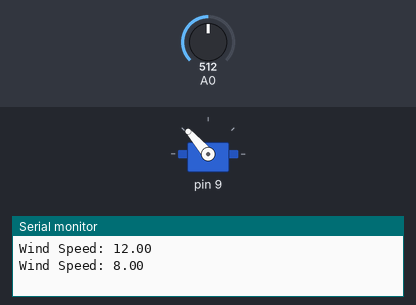
The sketch below on a simulated Arduino Mega 2560, built with avr-gcc and run on an emulated ATmega2560. Shown: servo, the last lines printed to the serial monitor. Inputs (shaded band) come from the test bench; at power-on: A0 = 512. Random numbers use the default seed unless the sketch sets one; no radio packets arrive unless stated.

Above: at 1.8 s.
1.9 s: A0 set to 716
At 3.3 s:
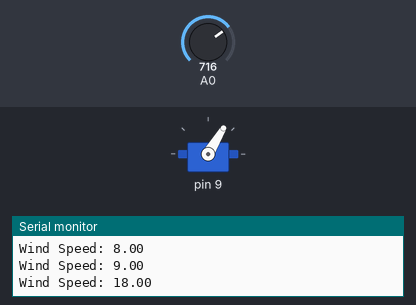
3.6 s: A0 set to 900
At 4.7 s:
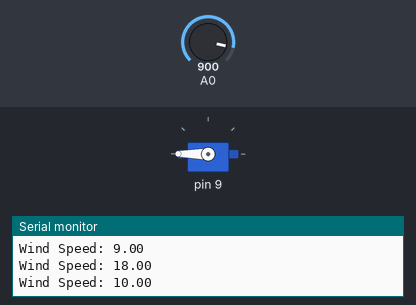
Timing chart, 0 to 6.6 s (numbered marks = the images above; inputs shaded):
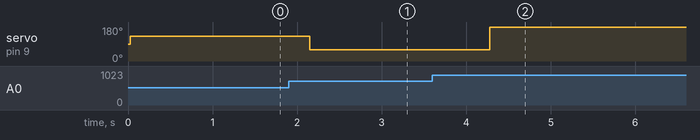

Measured:
- after the input at 1.9 s, servo on pin 9: 131° → 59° after 0.25 s
- after the input at 3.6 s, servo on pin 9: 59° → 180° after 0.68 s

The sketch:

SailBoardPolit.ino
```cpp
#include "WindMeter.h"
#include "GPSModule.h"
#include "MotorControl.h"
#include "RadioModule.h"

WindMeter windMeter(A0, 2);     // Wind direction on A0, wind speed on pin 2
GPSModule gpsModule;            // GPS module
MotorControl motorControl(9);    // Servo motor control on pin 9
RadioModule radioModule(433E6); // LoRa radio module at 433 MHz

void setup() {
    Serial.begin(9600);

    // Initialize all modules
    windMeter.begin();
    gpsModule.begin();
    motorControl.begin();
    radioModule.begin();
}

void loop() {
    // Get wind speed and direction
    float windDirection = windMeter.getWindDirection();
    float windSpeed = windMeter.getWindSpeed();
    Serial.print("Wind Speed: ");
    Serial.println(windSpeed);
    // Get GPS data (latitude, longitude, bearing)
    float latitude = gpsModule.getLatitude();
    float longitude = gpsModule.getLongitude();
    float gpsBearing = gpsModule.getBearingToTarget(40.7128, -74.0060); // Example: target GPS for New York

    // Calculate fin angle based on wind and GPS data
    int finAngle = motorControl.calculateFinAngle(windDirection, gpsBearing);

    // Adjust the motor's angle
    motorControl.setFinAngle(finAngle);

    // Send GPS position via radio
    radioModule.sendPosition(latitude, longitude, gpsBearing);

    delay(1000);  // Wait for a second before next loop
}
```

GPSModule.cpp
```cpp
#include "GPSModule.h"
#include <TinyGPS++.h>

TinyGPSPlus gps;

GPSModule::GPSModule() {}

void GPSModule::begin() {
    Serial1.begin(9600); // Assuming GPS is connected to Serial1
}

float GPSModule::getLatitude() {
    return gps.location.isValid() ? gps.location.lat() : 0.0;
}

float GPSModule::getLongitude() {
    return gps.location.isValid() ? gps.location.lng() : 0.0;
}

float GPSModule::getBearingToTarget(float targetLat, float targetLon) {
    float lat = getLatitude();
    float lon = getLongitude();
    return gps.courseTo(lat, lon, targetLat, targetLon); // Bearing to target
}
```

GPSModule.h
```cpp
#ifndef GPSMODULE_H
#define GPSMODULE_H

#include <Arduino.h>

class GPSModule {
    public:
        GPSModule();
        void begin();
        float getLatitude();
        float getLongitude();
        float getBearingToTarget(float targetLat, float targetLon);
};

#endif
```

MotorControl.cpp
```cpp
#include "MotorControl.h"
#include <Servo.h>

Servo finServo;

MotorControl::MotorControl(int motorPin) {
    _motorPin = motorPin;
}

void MotorControl::begin() {
    finServo.attach(_motorPin);
}

int MotorControl::calculateFinAngle(float windDirection, float gpsBearing) {
    int angle = (int)(gpsBearing - windDirection);
    if (angle < 0) angle += 360;  // Normalize angle to 0-360
    return angle;
}

void MotorControl::setFinAngle(int angle) {
    finServo.write(angle);
}
```

MotorControl.h
```cpp
#ifndef MOTORCONTROL_H
#define MOTORCONTROL_H

#include <Arduino.h>

class MotorControl {
    private:
        int _motorPin;

    public:
        MotorControl(int motorPin);
        void begin();
        int calculateFinAngle(float windDirection, float gpsBearing);
        void setFinAngle(int angle);
};

#endif
```

RadioModule.cpp
```cpp
#include "RadioModule.h"
#include <LoRa.h>

RadioModule::RadioModule(long frequency) {
    _frequency = frequency;
}

void RadioModule::begin() {
    LoRa.begin(_frequency);
}

void RadioModule::sendPosition(float latitude, float longitude, float gpsBearing) {
    LoRa.beginPacket();
    LoRa.print("Latitude: ");
    LoRa.print(latitude, 6);
    LoRa.print(" Longitude: ");
    LoRa.print(longitude, 6);
    LoRa.print(" Bearing: ");
    LoRa.print(gpsBearing, 2);
    LoRa.endPacket();
}
```

RadioModule.h
```cpp
#ifndef RADIOMODULE_H
#define RADIOMODULE_H

#include <Arduino.h>

class RadioModule {
    private:
        long _frequency;

    public:
        RadioModule(long frequency);
        void begin();
        void sendPosition(float latitude, float longitude, float gpsBearing);
};

#endif
```

WindMeter.cpp
```cpp
#include "WindMeter.h"

WindMeter::WindMeter(int windDirPin, int windSpeedPin) {
    _windDirPin = windDirPin;
    _windSpeedPin = windSpeedPin;
}

void WindMeter::begin() {
    pinMode(_windSpeedPin, INPUT);
}

float WindMeter::getWindDirection() {
    return analogRead(_windDirPin) * (360.0 / 1023.0); // Convert analog input to degrees
}

float WindMeter::getWindSpeed() {
    // Simulating wind speed calculation; use interrupts for real-time anemometer readings
    return random(1, 20); // Random value between 1 and 20 m/s for now
}
```

WindMeter.h
```cpp
#ifndef WINDMETER_H
#define WINDMETER_H

#include <Arduino.h>

class WindMeter {
    private:
        int _windDirPin;
        int _windSpeedPin;

    public:
        WindMeter(int windDirPin, int windSpeedPin);
        void begin();
        float getWindDirection();
        float getWindSpeed();
};

#endif
```
